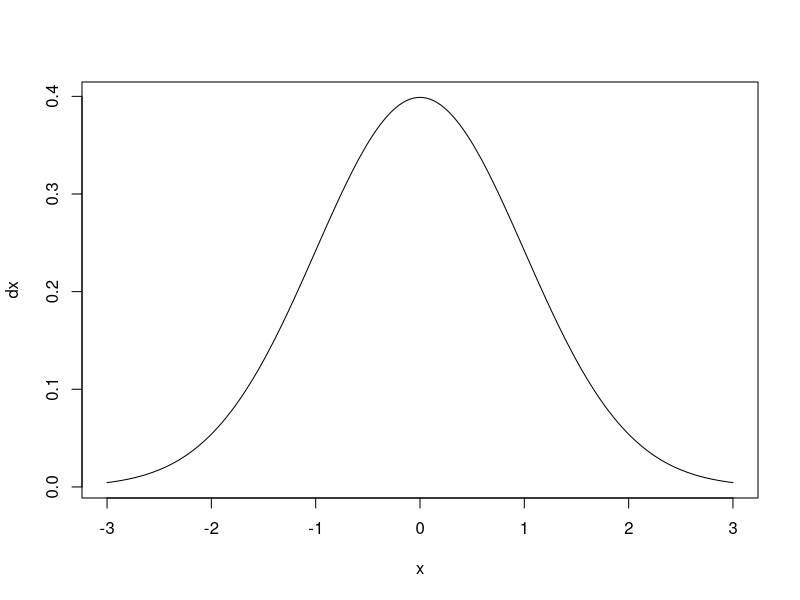
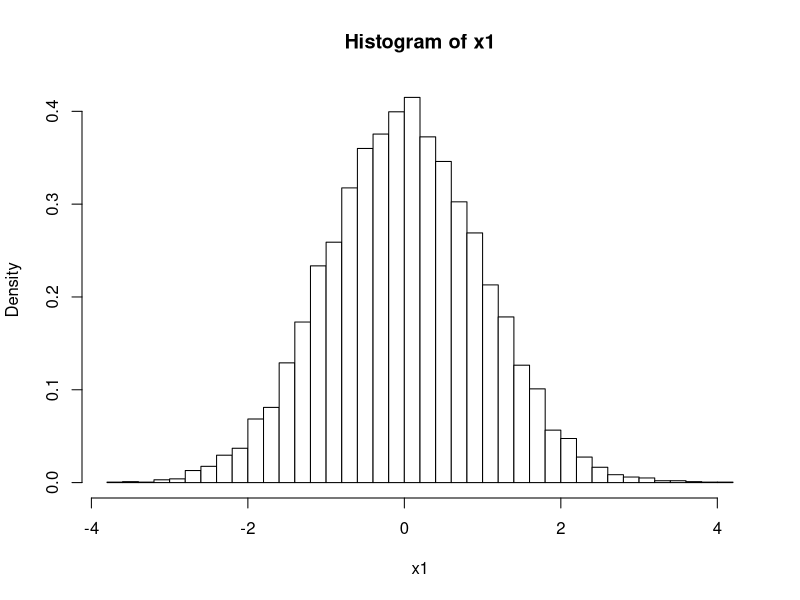
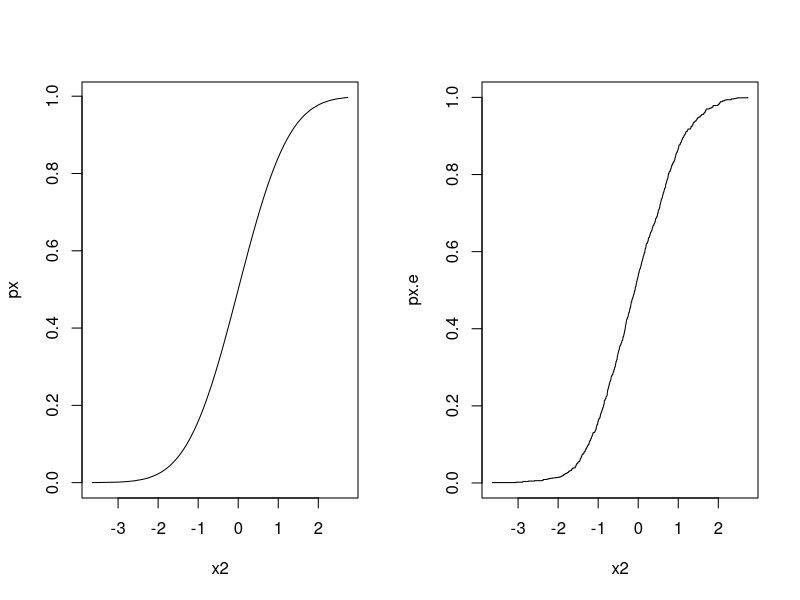
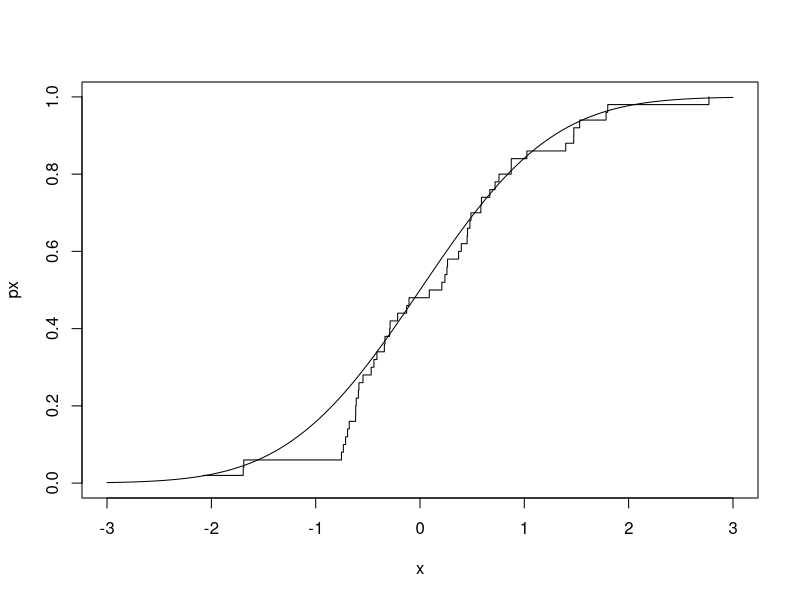
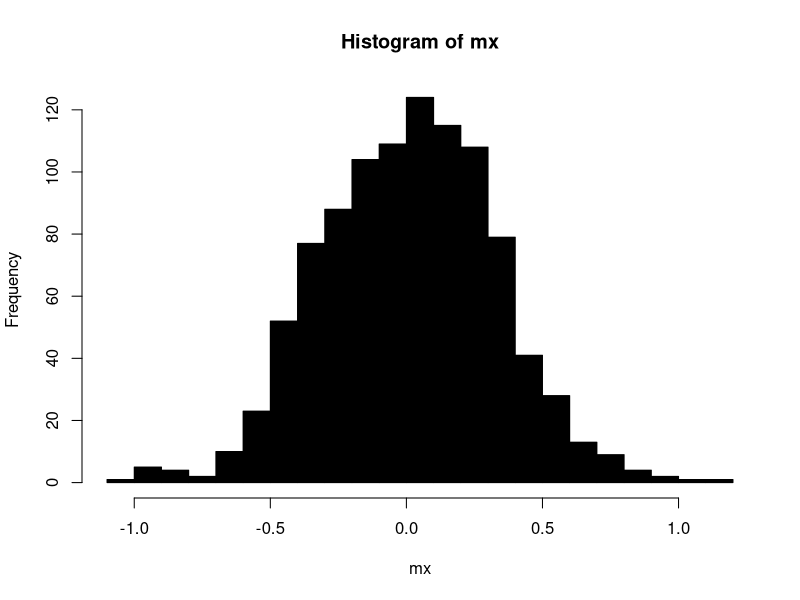
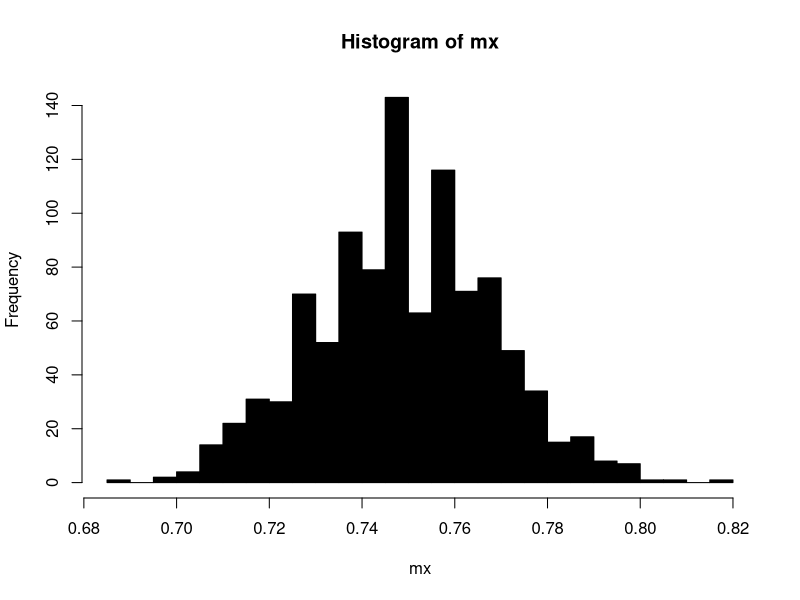
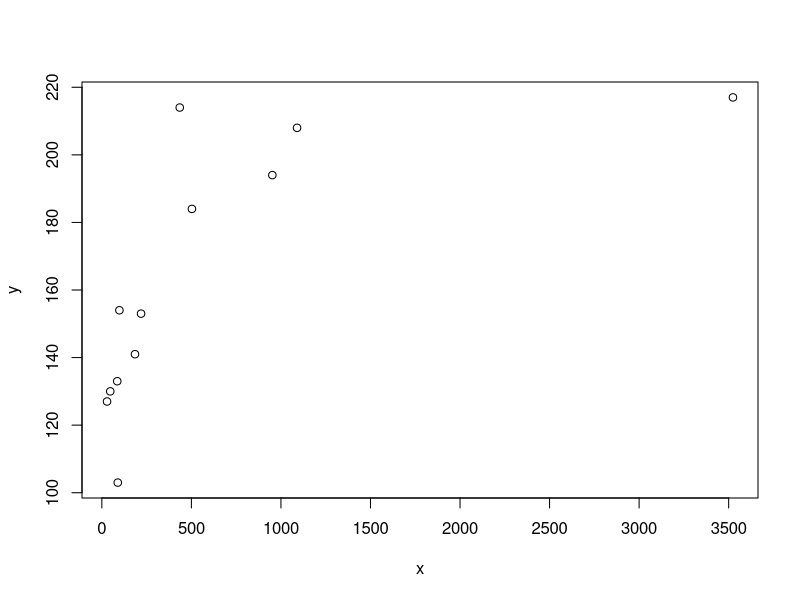
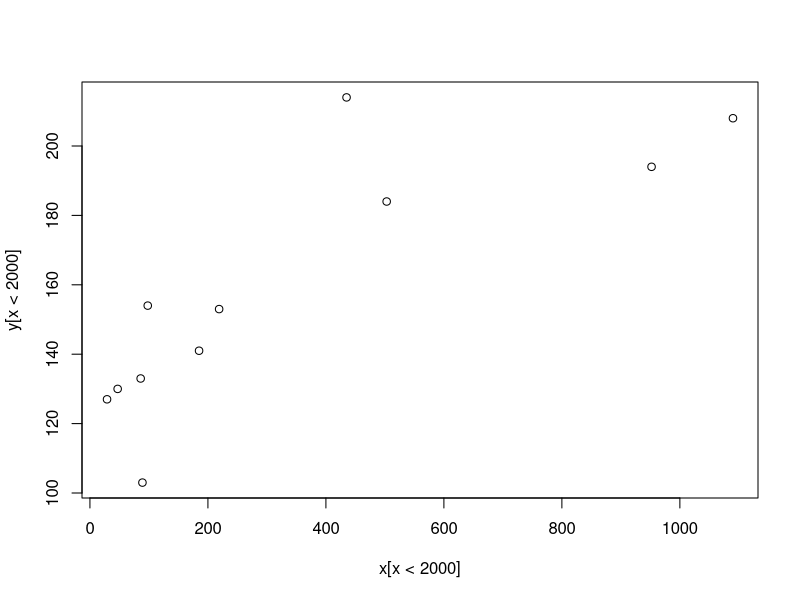

Recreate these plots in R, in order.
#######################################################
#######################################################
## Basic Concept of bootstrap                        ##
## >eR-Biostat                                       ##
## 2017                                              ##
## Dinberu Seyoum and Ziv Shkedy and Martin Otava    ##
#######################################################

#######################################################
##### chapter 1: Measure of location      #############
#######################################################


### Empirical distribution   ###
par(mfrow=c(1,1))
x<-seq(from=-3,to=3,length=1000)
dx<-dnorm(x,0,1)
plot(x,dx,type="l")

x1<-rnorm(10000,0,1)
hist(x1,nclass=50,col=0,probability=T)

par(mfrow=c(1,2))
x2<-rnorm(1000,0,1)
x2<-sort(x2)
px<-pnorm(x2,0,1)
plot(x2,px,type="l")
n<-length(x2)
px.e<-c(1:length(x2))/n
plot(x2,px.e,type="s")

### Sample mean from normal   ###

par(mfrow=c(1,1))
x2<-rnorm(50,0,1)
x2<-sort(x2)
x<-seq(from=-3,to=3,length=1000)
px<-pnorm(x,0,1)
plot(x,px,type="l")
n<-length(x2)
px.e<-c(1:length(x2))/n
lines(x2,px.e,type="s")

### 1000 samples of size 10 from N(0,1) ##

nsim<-1000
mx<-c(1:nsim)
for(i in 1:nsim){
x<-rnorm(10,0,1)
mx[i]<-mean(x)
}
hist(mx,nclass=20,col=1)

### 1000 samples of size 500 from B(1,0.75) ##


nsim<-1000
mx<-c(1:nsim)
for(i in 1:nsim){
x<-rbinom(500,1,0.75)
mx[i]<-mean(x)
}

hist(mx,nclass=20,col=1)

#######################################################
## Bootstrap estimate for standard error of          ##  
## the sample mean                                   ##
#######################################################

x <- c(11.201, 10.035, 11.118, 9.055, 9.434, 9.663, 10.403, 11.662, 9.285,8.84)
mean(x)
var(x)

###  Non parametric Bootstrap with B=1000     ###
set.seed(1234)
n<-length(x)
B<-1000
mx<-c(1:B)
for(i in 1:B){
cat(i)
boot.i<-sample(x,n,replace=T)
mx[i]<-mean(boot.i)
}
var(mx)

###  Parametric Bootstrap with B=1000        ###

set.seed(1234)
B<-1000
MLx<-mean(x)
Varx<-var(x)
mx<-c(1:B)
for(i in 1:B){
cat(i)
boot.i<-rnorm(n, MLx, sqrt(Varx))
mx[i]<-mean(boot.i)
}
var(mx)

#######################################################
## Bootstrap for the correlation                     ##
#######################################################

x <- c(29, 435, 86, 1090, 219, 503, 47, 3524, 185, 98, 952, 89)
y <- c(127, 214, 133, 208, 153, 184, 130, 217, 141, 154, 194, 103)

cor(x, y)
plot(y~x)

### correlation for given x and y data             ##

cor(x[x < 2000], y[x < 2000])
plot(x[x < 2000], y[x < 2000])


x<-c(29,435,86,1090,219,503,47,3524,185,98,952,89)
y<-c(127,214,133,208,153,184,130,217,141,154,194,103)
cbind(x,y)
plot(x,y)
cor.obs<-cor(x,y)
n<-length(x)
index<-c(1:n)
B<-1000
obs.8<-cor.xy<-c(1:B)
for(i in 1:B){
cat(i)
boot.i<-sample(index,n,replace=T)
obs.8[i]<-sum(boot.i==8)
x.b<-x[boot.i]
y.b<-y[boot.i]
cor.xy[i]<-cor(x.b,y.b)
}

plot(obs.8)
plot(obs.8,cor.xy)
boxplot(split(cor.xy,obs.8))

hist(cor.xy,probability=T,col=0,nclass=30)
lines(c(cor.obs,cor.obs),c(0,10),lwd=3)

#######################################################
## Estimating bais with Bootstrap                    ##
#######################################################

#######################################################
## The patch data                                    ##
#######################################################

control <- c(9243, 9671, 11792, 13357, 9055, 6290, 12412, 18806)
oldpatch <- c(17649 , 12013 , 19979 , 21816 , 13850 , 9806 , 17208 , 29044 )
newpatch <- c(16449, 14614, 17274, 23798, 12560, 10157, 16570, 26325)

y <- newpatch-oldpatch
z <- oldpatch-control

mean(y)
mean(z)
theta.obs <- mean(y)/mean(z)
theta.obs

##### Bootstrap replicates                        ####

n<-length(z)
B<-1000
index<-c(1:n)
theta.boot<-c(1:B)
for(i in 1:B)
{	
cat(i)
i.boot<-sample(index, size=n, replace=T)
y.boot<-y[i.boot]
z.boot<-z[i.boot]
theta.boot[i]<-mean(y.boot)/mean(z.boot)
}	
	
hist(theta.boot,col=0,nclass=30,probability=T)
lines(c(theta.obs,theta.obs),c(0,5),lwd=2,col=6)
m.boot <- mean(theta.boot)
b.boot <- m.boot - theta.obs
b.boot

################# Quantiles
quantile(theta.boot, probs = c(0.025, 0.975))

